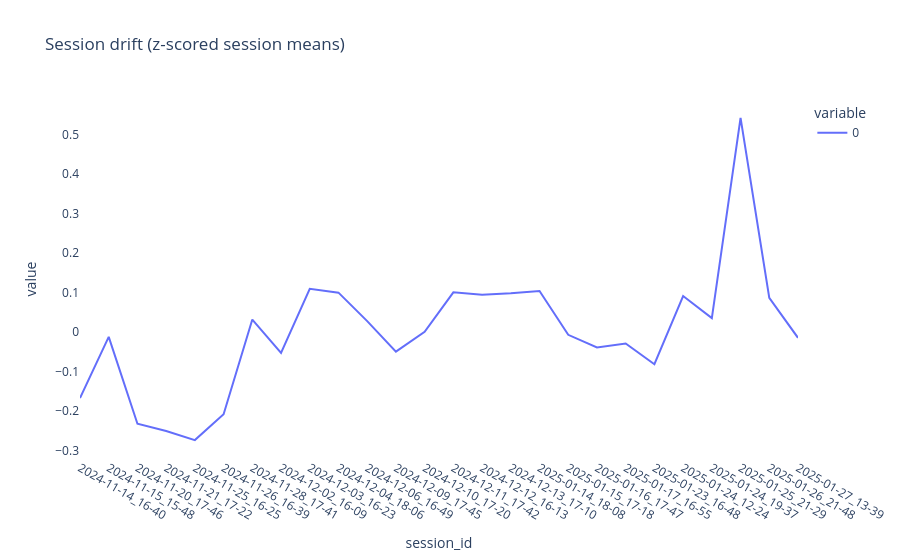

The cell this chart's notebook holds for it:
### Code cell
# Firing Rate stability grand average -> increasing fr over time? 
fr_units = fr.loc[:, fr.columns.str.startswith("Unit")]
session_mean_hz = fr_units.groupby("session_id").mean()

session_mean_z = (session_mean_hz - session_mean_hz.mean(axis=0)) / session_mean_hz.std(axis=0)

pop_mean_z = session_mean_z.mean(axis=1)

fig = px.line(pop_mean_z, title="Session drift (z-scored session means)")
fig.update_layout(plot_bgcolor="white", paper_bgcolor="white")
fig.show()

### Figure 1 — Plotly figure (JSON) as saved in the notebook; plotly's stock layout.template omitted (floating-point values rounded to 4 significant figures)
{"data": [{"hovertemplate": "variable=0<br>session_id=%{x}<br>value=%{y}<extra></extra>", "legendgroup": "0", "line": {"color": "#636efa", "dash": "solid"}, "marker": {"symbol": "circle"}, "mode": "lines", "name": "0", "orientation": "v", "showlegend": true, "type": "scatter", "x": ["2024-11-14_16-40", "2024-11-15_15-48", "2024-11-20_17-46", "2024-11-21_17-22", "2024-11-25_16-25", "2024-11-26_16-39", "2024-11-28_17-41", "2024-12-02_16-09", "2024-12-03_16-23", "2024-12-04_18-06", "2024-12-06_16-49", "2024-12-09_17-45", "2024-12-10_17-20", "2024-12-11_17-42", "2024-12-12_16-13", "2024-12-13_17-10", "2025-01-14_18-08", "2025-01-15_17-18", "2025-01-16_17-47", "2025-01-17_16-55", "2025-01-23_16-48", "2025-01-24_12-24", "2025-01-24_19-37", "2025-01-25_21-29", "2025-01-26_21-48", "2025-01-27_13-39"], "xaxis": "x", "y": [-0.1672, -0.01235, -0.2323, -0.2506, -0.2737, -0.2082, 0.03149, -0.05295, 0.1092, 0.09954, 0.02755, -0.0496, 0.0004386, 0.1004, 0.09448, 0.09792, 0.1037, -0.007148, -0.03915, -0.0293, -0.08167, 0.09107, 0.03495, 0.5418, 0.08649, -0.01485], "yaxis": "y"}], "layout": {"legend": {"title": {"text": "variable"}, "tracegroupgap": 0}, "paper_bgcolor": "white", "plot_bgcolor": "white", "title": {"text": "Session drift (z-scored session means)"}, "xaxis": {"anchor": "y", "domain": [0, 1], "title": {"text": "session_id"}}, "yaxis": {"anchor": "x", "domain": [0, 1], "title": {"text": "value"}}}}
